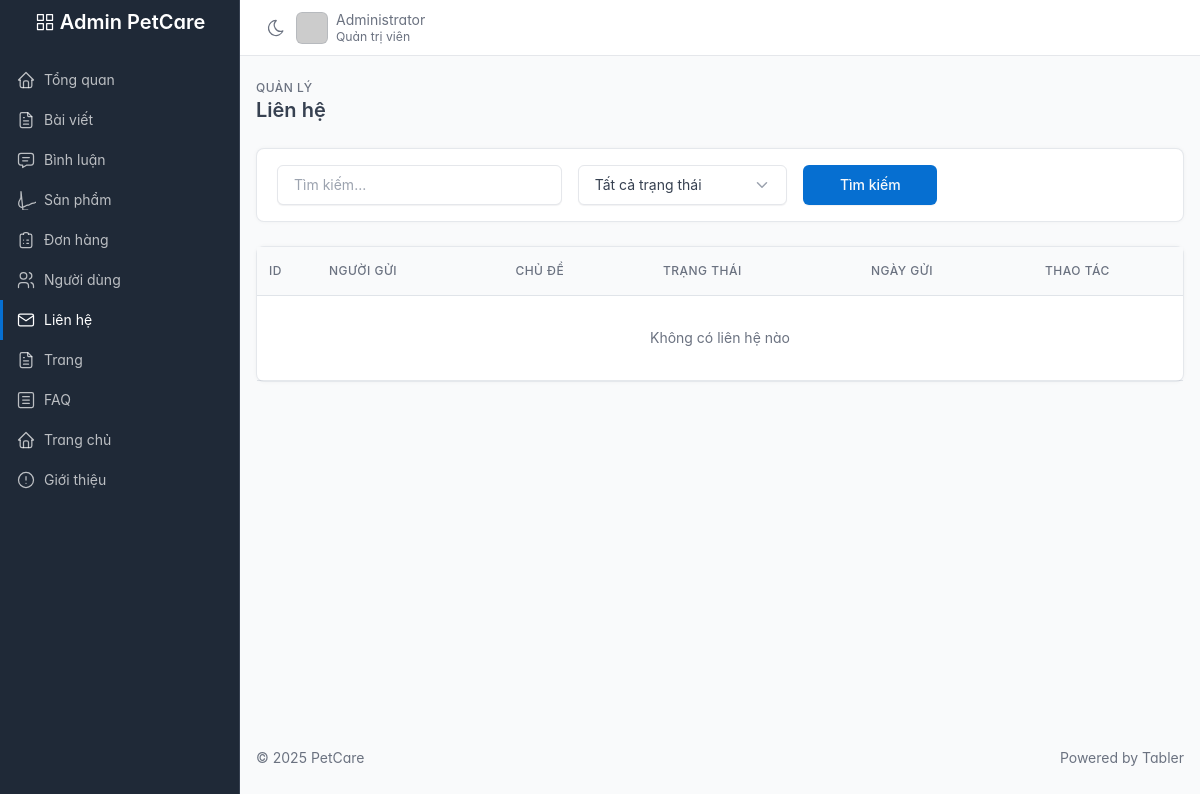
The page /public/admin/contacts (signed in) on the database as committed earlier.
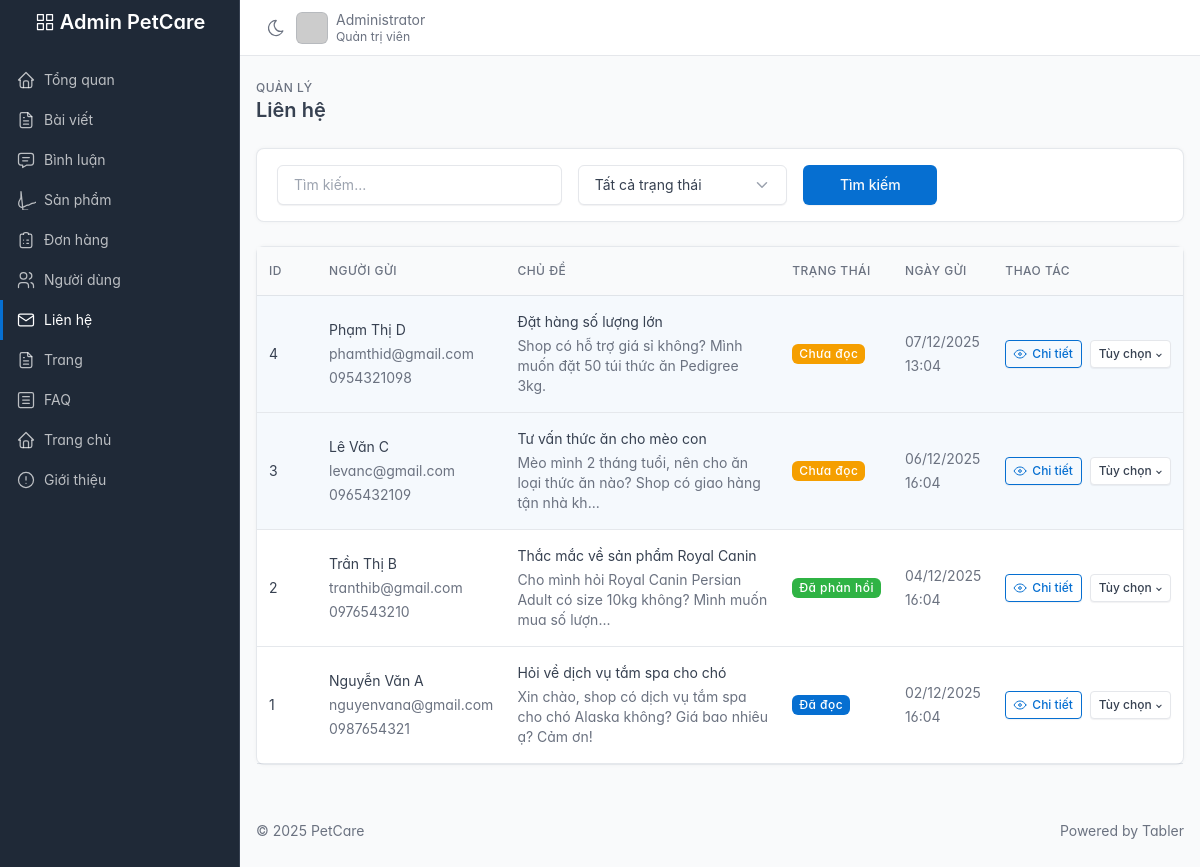
The same page on the database as committed later.
### tables this page shows
CREATE TABLE IF NOT EXISTS contacts (
    id BIGINT UNSIGNED AUTO_INCREMENT PRIMARY KEY,
    name VARCHAR(120) NOT NULL,
    email VARCHAR(160) NOT NULL,
    phone VARCHAR(30) NULL,
    subject VARCHAR(255) NULL,
    message TEXT NOT NULL,
    status ENUM('unread', 'read', 'replied') DEFAULT 'unread',
    replied_at DATETIME NULL,
    replied_by BIGINT UNSIGNED NULL,
    reply_message TEXT NULL,
    ip_address VARCHAR(64) NULL,
    created_at TIMESTAMP DEFAULT CURRENT_TIMESTAMP,
    INDEX idx_status (status),
    INDEX idx_created (created_at),
    FOREIGN KEY (replied_by) REFERENCES users (id) ON DELETE SET NULL
);

### app/core/Controller.php (called while the page is built, shortened)
<?php
class Controller
{
    protected function view(string $view, array $data = [], string $title = null, string $layout = 'main'): void
    {
        $viewFile = __DIR__ . '/../views/' . str_replace('.', '/', $view) . '.php';
        extract($data);
        $content = function () use ($viewFile, $data) {
            extract($data);
            require $viewFile;
        };
        $layoutFile = __DIR__ . '/../views/layouts/' . $layout . '.php';
        require $layoutFile;
    }
}

### app/controllers/Admin/ContactController.php (called while the page is built, shortened)
<?php
class ContactController extends Controller
{
    public function index(): void
    {
        $page = isset($_GET['p']) ? max(1, (int)$_GET['p']) : 1;
        $perPage = 20;
        $offset = ($page - 1) * $perPage;
        $status = isset($_GET['status']) ? trim($_GET['status']) : '';
        $search = isset($_GET['search']) ? trim($_GET['search']) : '';
        $filters = [
            'limit' => $perPage,
            'offset' => $offset,
        ];
        $contacts = Contact::getAll($filters);
        $total = Contact::count($filters);
        $totalPages = ceil($total / $perPage);
        $unreadCount = Contact::getUnreadCount();
        $this->view('admin/contacts/index', [
            'title' => 'Quản lý liên hệ',
            'contacts' => $contacts,
            'status' => $status,
            'search' => $search,
            'currentPage' => $page,
            'totalPages' => $totalPages,
            'total' => $total,
            'unreadCount' => $unreadCount,
        ], null, 'admin');
    }
}

### app/core/Router.php (called while the page is built, shortened)
<?php
class Router
{
    private array $routes = [
        'GET' => [],
        'POST' => [],
    ];
    private string $basePath = '';
    public function __construct()
    {
        $base = parse_url(BASE_URL, PHP_URL_PATH) ?: '';
        $this->basePath = rtrim($base, '/');
    }
    public function get(string $path, string $handler): void
    {
        $this->routes['GET'][$this->normalize($path)] = $handler;
    }
    public function post(string $path, string $handler): void
    {
        $this->routes['POST'][$this->normalize($path)] = $handler;
    }
    private function normalize(string $path): string
    {
        $path = parse_url($path, PHP_URL_PATH) ?: '/';
        $path = preg_replace('#/+#','/',$path);
        if ($this->basePath !== '' && $this->basePath !== '/') {
            if (str_starts_with($path, $this->basePath)) {
                $path = substr($path, strlen($this->basePath));
            }
        }
        $path = '/' . trim($path, '/');
        return $path === '//' ? '/' : $path;
    }
    public function dispatch(string $method, string $uri): void
    {
        $path = $this->normalize($uri);
        $handler = $this->routes[$method][$path] ?? null;
        [$controllerName, $action] = explode('@', $handler);
        $controller = new $controllerClass();
        $controller->$action();
    }
}

### public/index.php (called while the page is built, shortened)
<?php
require_once __DIR__ . '/../app/core/Database.php';
require_once __DIR__ . '/../app/core/Controller.php';
require_once __DIR__ . '/../app/core/Router.php';
$baseDir = __DIR__ . '/../app/';
spl_autoload_register(function ($class) use ($baseDir) {
    $class = ltrim($class, '\\');
    if (str_starts_with($class, 'App\\')) {
        $relative = str_replace('App\\', '', $class);
        $path = $baseDir . str_replace('\\', '/', $relative) . '.php';
    } elseif (str_starts_with($class, 'Core\\')) {
        $relative = str_replace('Core\\', 'core\\', $class);
        $path = $baseDir . str_replace('\\', '/', $relative) . '.php';
        if (is_file($path)) require_once $path;
    }
});
$router = new Router();
$router->get('/', 'HomeController@index');
$router->get('/login', 'AuthController@login');
$router->post('/login', 'AuthController@doLogin');
$router->get('/register', 'AuthController@register');
$router->post('/register', 'AuthController@doRegister');
$router->get('/logout', 'AuthController@logout');
$router->get('/about', 'AboutController@index');
$router->get('/shop', 'ProductController@index');
$router->get('/products', 'ProductController@index');
$router->get('/products/show', 'ProductController@show');
$router->get('/cart', 'CartController@index');
$router->post('/cart/add', 'CartController@add');
$router->post('/cart/update', 'CartController@update');
$router->post('/cart/remove', 'CartController@remove');
$router->get('/cart/checkout', 'CartController@checkout');
$router->get('/orders', 'OrderController@index');
$router->get('/orders/show', 'OrderController@show');
$router->post('/orders/checkout', 'OrderController@checkout');
$router->get('/profile', 'ProfileController@index');
$router->get('/profile/edit', 'ProfileController@edit');
$router->post('/profile/update', 'ProfileController@update');
$router->get('/profile/change-password', 'ProfileController@changePassword');
$router->post('/profile/update-password', 'ProfileController@updatePassword');
$router->get('/faq', 'FAQController@index');
$router->get('/page/show', 'PageController@show');
$router->get('/contact', 'ContactController@index');
$router->post('/contact/submit', 'ContactController@submit');
$router->get('/posts', 'PostController@index');
$router->get('/posts/show', 'PostController@show');
$router->post('/posts/comment', 'PostController@submitComment');
$router->get('/admin', 'Admin\\PageController@dashboard');
$router->post('/admin/upload/image', 'Admin\\UploadController@image');
$router->get('/admin/about', 'Admin\\AboutController@index');
$router->post('/admin/about/update', 'Admin\\AboutController@update');
$router->get('/admin/products', 'Admin\\ProductController@index');
$router->get('/admin/products/create', 'Admin\\ProductController@create');
$router->post('/admin/products/store', 'Admin\\ProductController@store');
$router->get('/admin/products/edit', 'Admin\\ProductController@edit');
$router->post('/admin/products/update', 'Admin\\ProductController@update');
$router->post('/admin/products/delete', 'Admin\\ProductController@delete');
$router->get('/admin/orders', 'Admin\\OrderController@index');
$router->get('/admin/orders/show', 'Admin\\OrderController@show');
$router->post('/admin/orders/update-status', 'Admin\\OrderController@updateStatus');
$router->get('/admin/users', 'Admin\\UserController@index');
$router->get('/admin/users/show', 'Admin\\UserController@show');
$router->post('/admin/users/update-status', 'Admin\\UserController@updateStatus');
$router->post('/admin/users/reset-password', 'Admin\\UserController@resetPassword');
$router->post('/admin/users/delete', 'Admin\\UserController@delete');
$router->get('/admin/faqs', 'Admin\\FAQController@index');
$router->get('/admin/faqs/create', 'Admin\\FAQController@create');
$router->post('/admin/faqs/store', 'Admin\\FAQController@store');
$router->get('/admin/faqs/edit', 'Admin\\FAQController@edit');
$router->post('/admin/faqs/update', 'Admin\\FAQController@update');
$router->post('/admin/faqs/delete', 'Admin\\FAQController@delete');
$router->get('/admin/posts', 'Admin\\PostController@index');
$router->get('/admin/posts/create', 'Admin\\PostController@create');
$router->post('/admin/posts/store', 'Admin\\PostController@store');
$router->get('/admin/posts/edit', 'Admin\\PostController@edit');
$router->post('/admin/posts/update', 'Admin\\PostController@update');
$router->post('/admin/posts/delete', 'Admin\\PostController@delete');
$router->get('/admin/comments', 'Admin\\CommentController@index');
$router->post('/admin/comments/approve', 'Admin\\CommentController@approve');
$router->post('/admin/comments/reject', 'Admin\\CommentController@reject');
$router->post('/admin/comments/delete', 'Admin\\CommentController@delete');
$router->get('/admin/home', 'Admin\\HomeController@index');
$router->post('/admin/home/update', 'Admin\\HomeController@update');
$router->get('/admin/pages', 'Admin\\PageController@index');
$router->get('/admin/pages/create', 'Admin\\PageController@create');
$router->post('/admin/pages/store', 'Admin\\PageController@store');
$router->get('/admin/pages/edit', 'Admin\\PageController@edit');
$router->post('/admin/pages/update', 'Admin\\PageController@update');
$router->post('/admin/pages/delete', 'Admin\\PageController@delete');
$router->get('/admin/contacts', 'Admin\\ContactController@index');
$router->get('/admin/contacts/show', 'Admin\\ContactController@show');
$router->post('/admin/contacts/update-status', 'Admin\\ContactController@updateStatus');
$router->post('/admin/contacts/reply', 'Admin\\ContactController@reply');
$router->post('/admin/contacts/delete', 'Admin\\ContactController@delete');
$router->dispatch($_SERVER['REQUEST_METHOD'], $_SERVER['REQUEST_URI']);

### app/core/Database.php (called while the page is built, shortened)
<?php
class Database
{
    private static ?PDO $pdo = null;
    public static function conn(): PDO
    {
        if (self::$pdo === null) {
            $dsn = 'mysql:host=' . DB_HOST . ';dbname=' . DB_NAME . ';charset=' . DB_CHARSET;
            $options = [
                PDO::ATTR_ERRMODE => PDO::ERRMODE_EXCEPTION,
                PDO::ATTR_DEFAULT_FETCH_MODE => PDO::FETCH_ASSOC,
                PDO::ATTR_EMULATE_PREPARES => false,
            ];
            try {
                self::$pdo = new PDO($dsn, DB_USER, DB_PASS, $options);
            } catch (PDOException $e) {
                http_response_code(500);
                echo 'Database connection failed.';
                error_log('DB Error: ' . $e->getMessage());
                exit;
            }
        }
        return self::$pdo;
    }
}

### app/Models/Contact.php (called while the page is built, shortened)
<?php
class Contact
{
    public static function getAll(array $filters = []): array
    {
        $sql = "SELECT c.*, u.name as replied_by_name
                FROM contacts c
                LEFT JOIN users u ON c.replied_by = u.id
                WHERE 1=1";
        $params = [];
        $sql .= " ORDER BY c.created_at DESC";
        if (isset($filters['limit'])) {
            $sql .= " LIMIT :limit OFFSET :offset";
        }
        $stmt = Database::conn()->prepare($sql);
        if (isset($filters['limit'])) {
            $stmt->bindValue(':limit', (int)$filters['limit'], PDO::PARAM_INT);
            $stmt->bindValue(':offset', (int)($filters['offset'] ?? 0), PDO::PARAM_INT);
        }
        $stmt->execute();
        return $stmt->fetchAll(PDO::FETCH_ASSOC);
    }
}

### app/views/admin/contacts/index.php (the view, shortened to what the changed rows need)
<?php
$contacts = $contacts ?? [];
?>
<div class="page-header d-print-none">
    <div class="container-xl">
        <div class="row g-2 align-items-center">
            <div class="col">
                <h2 class="page-title">Liên hệ</h2>
            </div>
        </div>
    </div>
</div>
<div class="page-body">
    <div class="container-xl">
        <div class="card">
            <div class="table-responsive">
                <table class="table table-vcenter card-table">
                    <thead>
                        <tr>
                            <th style="width: 60px; padding: 1rem 0.75rem;">ID</th>
                            <th style="padding: 1rem 0.75rem;">Người gửi</th>
                            <th style="padding: 1rem 0.75rem;">Chủ đề</th>
                            <th style="padding: 1rem 0.75rem;">Trạng thái</th>
                            <th style="padding: 1rem 0.75rem;">Ngày gửi</th>
                            <th style="width: 150px; padding: 1rem 0.75rem;">Thao tác</th>
                        </tr>
                    </thead>
                    <tbody>
                        <?php if (empty($contacts)): ?>
                            <tr>
                                <td colspan="6" class="text-center py-5 text-muted">Không có liên hệ nào</td>
                            </tr>
                        <?php else: ?>
                            <?php foreach ($contacts as $contact): ?>
                                <tr class="<?= $contact['status'] === 'unread' ? 'table-active' : '' ?>">
                                    <td style="padding: 1rem 0.75rem; vertical-align: middle;"><?= $contact['id'] ?></td>
                                    <td style="padding: 1rem 0.75rem; vertical-align: middle;">
                                        <div class="font-weight-medium mb-1"><?= htmlspecialchars($contact['name']) ?></div>
                                        <div class="text-muted text-xs mb-1"><?= htmlspecialchars($contact['email']) ?></div>
                                        <?php if (!empty($contact['phone'])): ?>
                                            <div class="text-muted text-xs"><?= htmlspecialchars($contact['phone']) ?></div>
                                        <?php endif; ?>
                                    </td>
                                    <td style="padding: 1rem 0.75rem; vertical-align: middle;">
                                        <div class="mb-1"><?= htmlspecialchars($contact['subject'] ?? 'Không có chủ đề') ?></div>
                                        <div class="text-muted text-xs">
                                            <?= htmlspecialchars(mb_substr($contact['message'], 0, 80)) ?><?= mb_strlen($contact['message']) > 80 ? '...' : '' ?>
                                        </div>
                                    </td>
                                    <td style="padding: 1rem 0.75rem; vertical-align: middle;">
                                        <?php
                                        $statusBadges = [
                                            'unread' => 'bg-yellow',
                                            'read' => 'bg-blue',
                                            'replied' => 'bg-green',
                                        ];
                                        $statusLabels = [
                                            'unread' => 'Chưa đọc',
                                            'read' => 'Đã đọc',
                                            'replied' => 'Đã phản hồi',
                                        ];
                                        ?>
                                        <span class="badge text-white <?= $statusBadges[$contact['status']] ?? 'bg-secondary' ?>">
                                            <?= $statusLabels[$contact['status']] ?? $contact['status'] ?>
                                        </span>
                                    </td>
                                    <td style="padding: 1rem 0.75rem; vertical-align: middle;">
                                        <div class="text-muted text-xs mb-1"><?= date('d/m/Y', strtotime($contact['created_at'])) ?></div>
                                        <div class="text-muted text-xs"><?= date('H:i', strtotime($contact['created_at'])) ?></div>
                                    </td>
                                    <td style="padding: 1rem 0.75rem; vertical-align: middle;">
                                        <div class="btn-list flex-nowrap">
                                            <a href="<?= BASE_URL ?>admin/contacts/show?id=<?= $contact['id'] ?>"
                                            class="btn btn-outline-primary btn-sm">
                                                Chi tiết
                                            </a>
                                            <div class="dropdown">
                                                <button class="btn btn-white btn-sm dropdown-toggle" data-bs-toggle="dropdown">
                                                    Tùy chọn
                                                </button>
                                            </div>
                                        </div>
                                    </td>
                                </tr>
                            <?php endforeach; ?>
                        <?php endif; ?>
                    </tbody>
                </table>
            </div>
        </div>
    </div>
</div>

Rows that differ between the two databases and show on the page:
added contacts: id "4", name "Phạm Thị D", email "phamthid@gmail.com", phone "0954321098", subject "Đặt hàng số lượng lớn", message "Shop có hỗ trợ giá sỉ không? Mình muốn đặt 50 túi thức ăn Pedigree 3kg.", status "Chưa đọc", created_at "07/12/2025", created_at "13:04"
added contacts: id "3", name "Lê Văn C", email "levanc@gmail.com", phone "0965432109", subject "Tư vấn thức ăn cho mèo con", message "Mèo mình 2 tháng tuổi, nên cho ăn loại thức ăn nào? Shop có giao hàng tận nhà kh", status "Chưa đọc", created_at "06/12/2025", created_at "16:04"
added contacts: id "2", name "Trần Thị B", email "tranthib@gmail.com", phone "0976543210", subject "Thắc mắc về sản phẩm Royal Canin", message "Cho mình hỏi Royal Canin Persian Adult có size 10kg không? Mình muốn mua số lượn", status "Đã phản hồi", created_at "04/12/2025", created_at "16:04"
added contacts: id "1", name "Nguyễn Văn A", email "nguyenvana@gmail.com", phone "0987654321", subject "Hỏi về dịch vụ tắm spa cho chó", message "Xin chào, shop có dịch vụ tắm spa cho chó Alaska không? Giá bao nhiêu ạ? Cảm ơn!", status "Đã đọc", created_at "02/12/2025", created_at "16:04"
Other text that changed with them:
text no longer shown: "Không có liên hệ nào"
